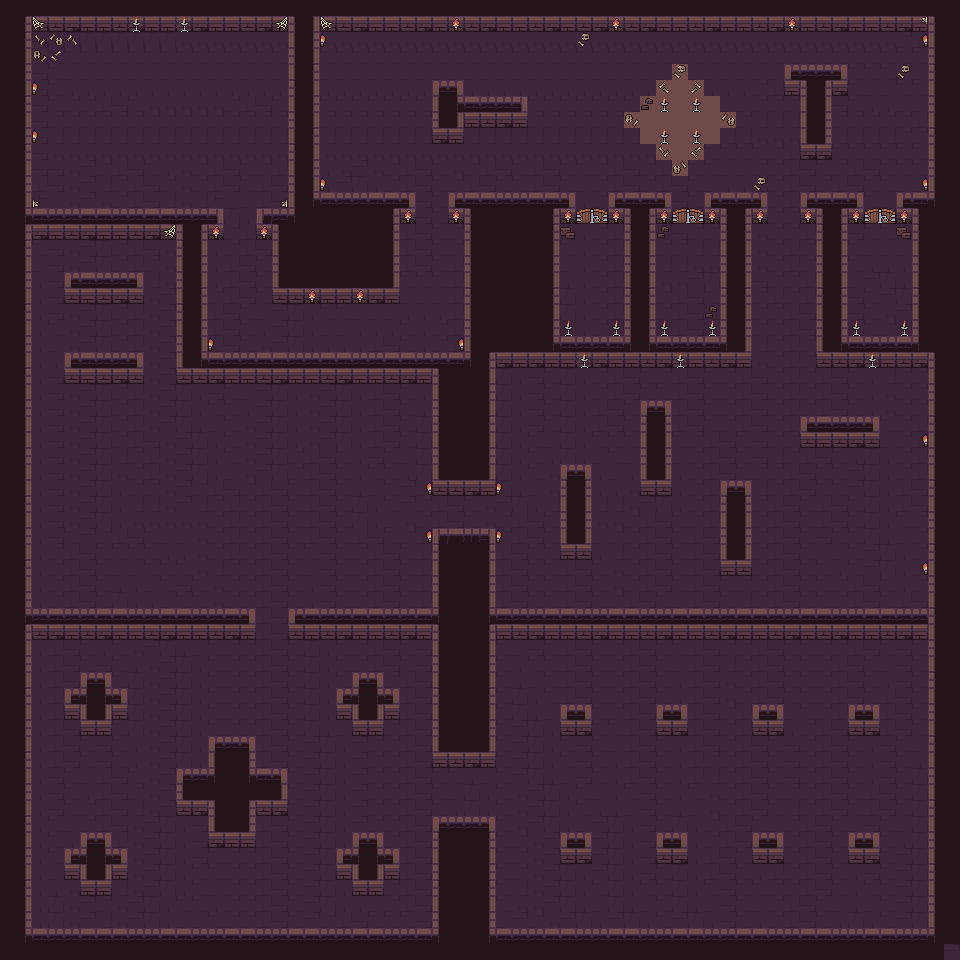

Tiled map render using the project's own tile images. Description and the map definition, with tile-layer contents summarised, below:
An orthogonal 60x60 tile map with 16x16 px tiles, 3 tile layers (background, walls, decorations), 2 tilesets and 40 objects.

<map version="1.10" tiledversion="1.11.2" orientation="orthogonal" renderorder="right-down" width="60" height="60" tilewidth="16" tileheight="16" infinite="0" nextlayerid="23" nextobjectid="21">
 <tileset firstgid="1" name="Dungeon_Tileset" tilewidth="16" tileheight="16" tilecount="100" columns="10">
  <image source="Dungeon_Tileset.png" width="160" height="160" />
  <tile id="0">
   <objectgroup>
    <object id="1" x="0" y="0" width="16" height="16" />
   </objectgroup>
  </tile>
  <tile id="1">
   <objectgroup draworder="index" id="2">
    <object id="1" x="0" y="0" width="16" height="8" />
   </objectgroup>
  </tile>
  <tile id="2">
   <objectgroup>
    <object id="1" x="0" y="0" width="16" height="8" />
   </objectgroup>
  </tile>
  <tile id="3">
   <objectgroup>
    <object id="1" x="0" y="0" width="16" height="8" />
   </objectgroup>
  </tile>
  <tile id="4">
   <objectgroup draworder="index" id="2">
    <object id="1" x="0" y="0" width="16" height="8" />
   </objectgroup>
  </tile>
  <tile id="5">
   <objectgroup>
    <object id="1" x="0" y="0" width="16" height="16" />
   </objectgroup>
  </tile>
  <tile id="10">
   <objectgroup>
    <object id="1" x="0" y="0" width="16" height="16" />
   </objectgroup>
  </tile>
  <tile id="15">
   <objectgroup>
    <object id="1" x="0" y="0" width="16" height="16" />
   </objectgroup>
  </tile>
  <tile id="20">
   <objectgroup>
    <object id="1" x="0" y="0" width="16" height="16" />
   </objectgroup>
  </tile>
  <tile id="25">
   <objectgroup>
    <object id="1" x="0" y="0" width="16" height="16" />
   </objectgroup>
  </tile>
  <tile id="30">
   <objectgroup>
    <object id="1" x="0" y="0" width="16" height="16" />
   </objectgroup>
  </tile>
  <tile id="35">
   <objectgroup>
    <object id="1" x="0" y="0" width="16" height="16" />
   </objectgroup>
  </tile>
  <tile id="36">
   <properties>
    <property name="open" type="bool" value="false" />
   </properties>
   <objectgroup>
    <object id="1" x="0" y="0" width="16" height="8" />
   </objectgroup>
  </tile>
  <tile id="37">
   <properties>
    <property name="open" type="bool" value="false" />
   </properties>
   <objectgroup>
    <object id="1" x="0" y="0" width="16" height="8" />
   </objectgroup>
  </tile>
  <tile id="40">
   <objectgroup>
    <object id="1" x="0" y="0" width="16" height="16" />
   </objectgroup>
  </tile>
  <tile id="41">
   <objectgroup>
    <object id="1" x="0" y="0" width="16" height="16" />
   </objectgroup>
  </tile>
  <tile id="42">
   <objectgroup>
    <object id="1" x="0" y="0" width="16" height="16" />
   </objectgroup>
  </tile>
  <tile id="43">
   <objectgroup>
    <!-- 1 objects omitted --></objectgroup>
  </tile>
  <tile id="44">
   <objectgroup>
    <!-- 1 objects omitted --></objectgroup>
  </tile>
  <tile id="45">
   <objectgroup>
    <!-- 1 objects omitted --></objectgroup>
  </tile>
  <tile id="46">
   <properties>
    <property name="open" type="bool" value="false" />
   </properties>
   <objectgroup>
    <!-- 1 objects omitted --></objectgroup>
  </tile>
  <tile id="47">
   <properties>
    <property name="open" type="bool" value="true" />
   </properties>
   <objectgroup>
    <!-- 1 objects omitted --></objectgroup>
  </tile>
  <tile id="48">
   <properties>
    <property name="open" type="bool" value="true" />
   </properties>
   <objectgroup>
    <!-- 1 objects omitted --></objectgroup>
  </tile>
  <tile id="50">
   <objectgroup>
    <!-- 1 objects omitted --></objectgroup>
  </tile>
  <tile id="51">
   <objectgroup>
    <!-- 1 objects omitted --></objectgroup>
  </tile>
  <tile id="52">
   <objectgroup>
    <!-- 1 objects omitted --></objectgroup>
  </tile>
  <tile id="53">
   <objectgroup>
    <!-- 1 objects omitted --></objectgroup>
  </tile>
  <tile id="54">
   <objectgroup>
    <!-- 1 objects omitted --></objectgroup>
  </tile>
  <tile id="55">
   <objectgroup>
    <!-- 1 objects omitted --></objectgroup>
  </tile>
  <tile id="56">
   <properties>
    <property name="open" type="bool" value="false" />
   </properties>
   <objectgroup draworder="index" id="2">
    <!-- 1 objects omitted --></objectgroup>
  </tile>
  <tile id="57">
   <properties>
    <property name="open" type="bool" value="true" />
   </properties>
   <objectgroup draworder="index" id="2">
    <!-- 1 objects omitted --></objectgroup>
  </tile>
  <tile id="58">
   <properties>
    <property name="open" type="bool" value="true" />
   </properties>
   <objectgroup draworder="index" id="2">
    <!-- 1 objects omitted --></objectgroup>
  </tile>
  <tile id="66">
   <properties>
    <property name="open" type="bool" value="false" />
   </properties>
   <objectgroup>
    <!-- 1 objects omitted --></objectgroup>
  </tile>
  <tile id="67">
   <properties>
    <property name="open" type="bool" value="false" />
   </properties>
   <objectgroup draworder="index" id="2">
    <!-- 1 objects omitted --></objectgroup>
  </tile>
  <tile id="75">
   <animation>
    <frame tileid="75" duration="1000" />
    <frame tileid="76" duration="1000" />
   </animation>
  </tile>
  <tile id="76">
   <animation>
    <frame tileid="76" duration="1000" />
    <frame tileid="75" duration="1000" />
   </animation>
  </tile>
  <tile id="80">
   <objectgroup draworder="index" id="2">
    <!-- 1 objects omitted --></objectgroup>
   <animation>
    <frame tileid="80" duration="1000" />
    <frame tileid="83" duration="1000" />
   </animation>
  </tile>
  <tile id="81">
   <objectgroup draworder="index" id="2">
    <!-- 1 objects omitted --></objectgroup>
   <animation>
    <frame tileid="81" duration="1000" />
    <frame tileid="82" duration="1000" />
   </animation>
  </tile>
  <tile id="82">
   <objectgroup draworder="index" id="2">
    <!-- 1 objects omitted --></objectgroup>
   <animation>
    <frame tileid="82" duration="1000" />
    <frame tileid="81" duration="1000" />
   </animation>
  </tile>
  <tile id="83">
   <objectgroup draworder="index" id="2">
    <!-- 1 objects omitted --></objectgroup>
   <animation>
    <frame tileid="83" duration="1000" />
    <frame tileid="80" duration="1000" />
   </animation>
  </tile>
  <tile id="84">
   <objectgroup draworder="index" id="2">
    <!-- 1 objects omitted --></objectgroup>
   <animation>
    <frame tileid="84" duration="1000" />
    <frame tileid="85" duration="1000" />
   </animation>
  </tile>
  <tile id="85">
   <objectgroup draworder="index" id="2">
    <!-- 1 objects omitted --></objectgroup>
   <animation>
    <frame tileid="85" duration="1000" />
    <frame tileid="84" duration="1000" />
   </animation>
  </tile>
  <tile id="87">
   <animation>
    <frame tileid="87" duration="1000" />
    <frame tileid="97" duration="1000" />
   </animation>
  </tile>
  <tile id="89">
   <animation>
    <frame tileid="89" duration="1000" />
    <frame tileid="98" duration="1000" />
   </animation>
  </tile>
  <tile id="93">
   <animation>
    <frame tileid="93" duration="1000" />
    <frame tileid="95" duration="1000" />
   </animation>
  </tile>
  <tile id="95">
   <animation>
    <frame tileid="95" duration="1000" />
    <frame tileid="93" duration="1000" />
   </animation>
  </tile>
  <tile id="97">
   <animation>
    <frame tileid="97" duration="1000" />
    <frame tileid="87" duration="1000" />
   </animation>
  </tile>
  <tile id="98">
   <animation>
    <frame tileid="98" duration="1000" />
    <frame tileid="89" duration="1000" />
   </animation>
  </tile>
 </tileset>
 <tileset firstgid="101" source="Dungeon_Tileset.tsx" />
 <layer id="1" name="background" width="60" height="60">
  <data>[3600 cells, 3600 non-empty, 13 distinct tile ids]</data>
 </layer>
 <layer id="21" name="walls" width="60" height="60">
  <data>[3600 cells, 1237 non-empty, 31 distinct tile ids]</data>
 </layer>
 <layer id="22" name="decorations" width="60" height="60">
  <data>[3600 cells, 75 non-empty, 10 distinct tile ids]</data>
 </layer>
</map>
<!-- 23 of 40 objects omitted -->
